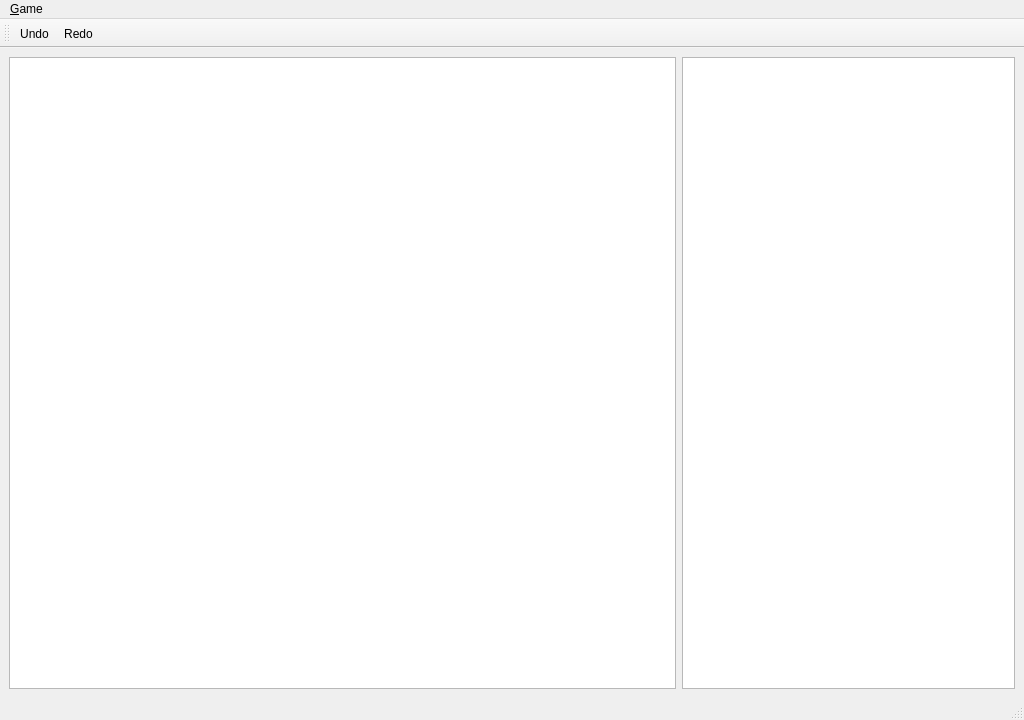
<?xml version="1.0" encoding="UTF-8"?>
<ui version="4.0">
 <class>Chess</class>
 <widget class="QMainWindow" name="Chess">
  <property name="geometry">
   <rect>
    <x>0</x>
    <y>0</y>
    <width>1024</width>
    <height>720</height>
   </rect>
  </property>
  <property name="windowTitle">
   <string>Chess</string>
  </property>
  <widget class="QWidget" name="centralwidget">
   <layout class="QHBoxLayout" name="horizontalLayout">
    <item>
     <widget class="QGraphicsView" name="boardView">
      <property name="sizePolicy">
       <sizepolicy hsizetype="Expanding" vsizetype="Expanding">
        <horstretch>2</horstretch>
        <verstretch>0</verstretch>
       </sizepolicy>
      </property>
      <property name="mouseTracking">
       <bool>true</bool>
      </property>
     </widget>
    </item>
    <item>
     <widget class="QGraphicsView" name="textView">
      <property name="sizePolicy">
       <sizepolicy hsizetype="Expanding" vsizetype="Expanding">
        <horstretch>1</horstretch>
        <verstretch>0</verstretch>
       </sizepolicy>
      </property>
      <property name="sizeAdjustPolicy">
       <enum>QAbstractScrollArea::AdjustToContents</enum>
      </property>
     </widget>
    </item>
   </layout>
  </widget>
  <widget class="QMenuBar" name="menubar">
   <property name="geometry">
    <rect>
     <x>0</x>
     <y>0</y>
     <width>1024</width>
     <height>25</height>
    </rect>
   </property>
   <widget class="QMenu" name="menu_Gra">
    <property name="title">
     <string>&amp;Game</string>
    </property>
    <addaction name="actionNewGame"/>
    <addaction name="actionSaveMoves"/>
    <addaction name="actionUndo"/>
    <addaction name="actionRedo"/>
    <addaction name="separator"/>
    <addaction name="actionQuit"/>
   </widget>
   <addaction name="menu_Gra"/>
  </widget>
  <widget class="QStatusBar" name="statusbar"/>
  <widget class="QToolBar" name="toolBar">
   <property name="windowTitle">
    <string>toolBar</string>
   </property>
   <attribute name="toolBarArea">
    <enum>TopToolBarArea</enum>
   </attribute>
   <attribute name="toolBarBreak">
    <bool>false</bool>
   </attribute>
   <addaction name="actionUndo"/>
   <addaction name="actionRedo"/>
  </widget>
  <action name="actionNewGame">
   <property name="text">
    <string>New game</string>
   </property>
  </action>
  <action name="actionSaveMoves">
   <property name="text">
    <string>Save moves</string>
   </property>
  </action>
  <action name="actionQuit">
   <property name="text">
    <string>Quit game</string>
   </property>
  </action>
  <action name="actionUndo">
   <property name="text">
    <string>Undo</string>
   </property>
  </action>
  <action name="actionRedo">
   <property name="text">
    <string>Redo</string>
   </property>
  </action>
 </widget>
 <resources/>
 <connections>
  <connection>
   <sender>actionQuit</sender>
   <signal>triggered()</signal>
   <receiver>Chess</receiver>
   <slot>close()</slot>
   <hints>
    <hint type="sourcelabel">
     <x>-1</x>
     <y>-1</y>
    </hint>
    <hint type="destinationlabel">
     <x>399</x>
     <y>299</y>
    </hint>
   </hints>
  </connection>
 </connections>
</ui>
